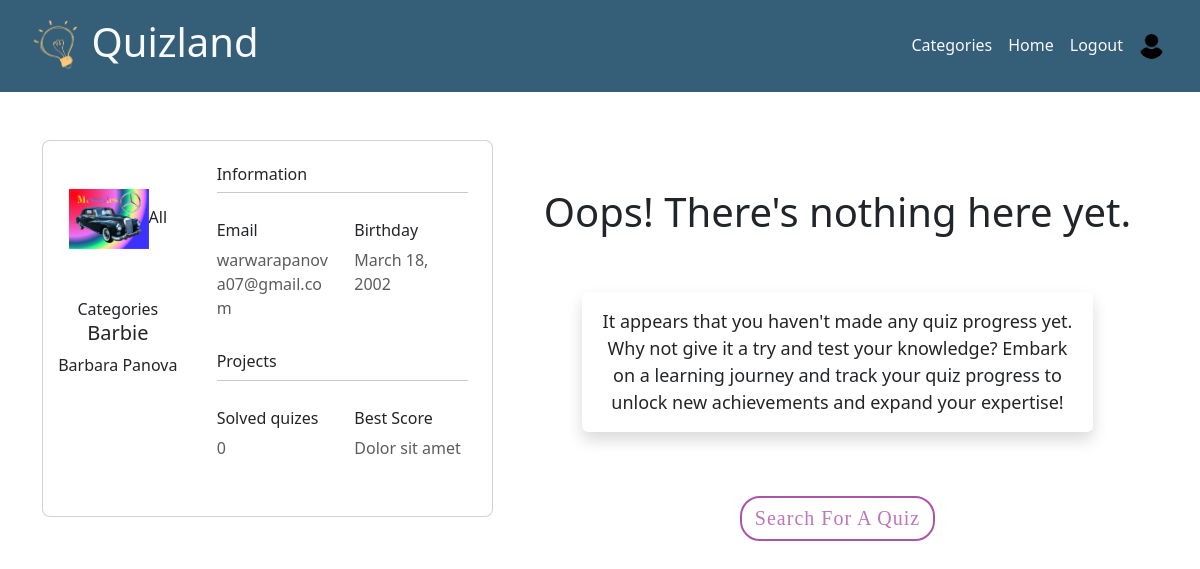
Page /progress/ (signed in) on the earlier database version.
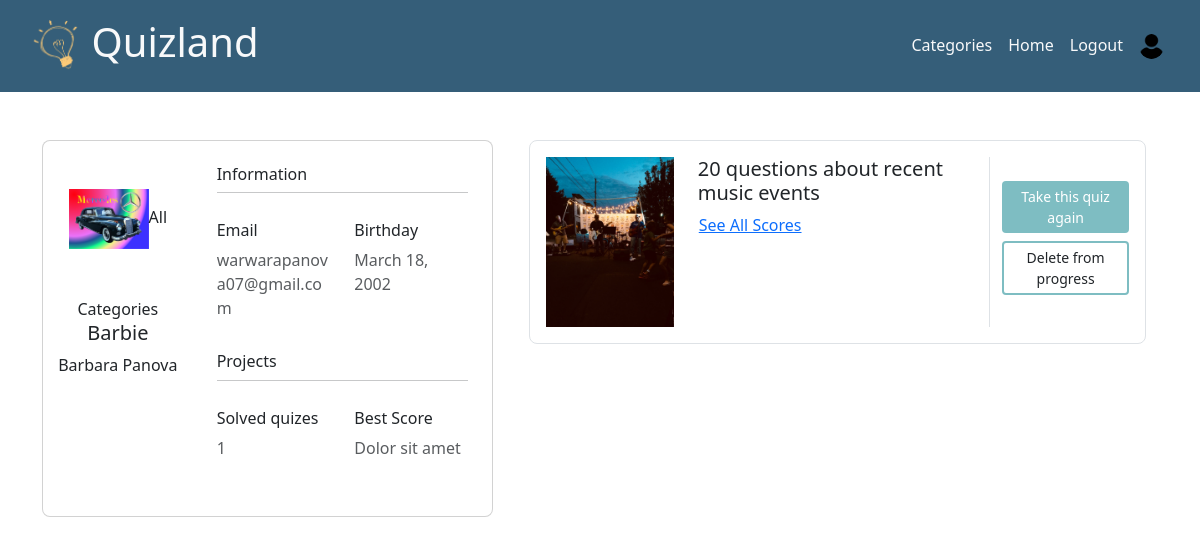
Same page on the later database version.
### core/models.py (models this page shows, shortened)
class UserInfo(models.Model):
    user=models.OneToOneField(User,on_delete=models.CASCADE,null=True,default=uuid.uuid1)
    profile_pic=models.ImageField(upload_to='images/profile_pictures/',blank=True,null=True,default='images/profile_pictures/user.png')
    birthday_date=models.DateField(null=True)

### category/models.py (models this page shows, shortened)
class Quiz(models.Model):
    quiz_name=models.CharField(max_length=150,blank=True,null=True)
    desc=models.CharField(max_length=200,blank=True,null=True)
    category=models.ForeignKey(Categories,on_delete=models.CASCADE,null=True)
    url=models.SlugField(unique=True,blank=True,null=True)
    img=models.ImageField(upload_to='images/quiz/',blank=True,null=True)

### core/views.py (the view, shortened to what this page needs)
# urls.py: path("progress/",views.progress,name='progress'),
@login_required
def progress(request):
    quiz_res=upd_info(request)
    amount=len(quiz_res)
    additional_info=UserInfo.objects.get(user=request.user)
    if request.method=='GET':
        profile_user=UserInfo.objects.get(user__id=request.user.id)
        form=ProfileForm(request.POST or None, request.FILES or None, instance=profile_user)
        return render(request,'core/progress.html',context={'quiz_res':quiz_res,'amount':amount,'info':additional_info,'form':form})

### core/views.py (called while the page is built)
def upd_info(request):
    id=request.user.id
    scores=Scores.objects.filter(user_id=request.user)
    quiz_res={}
    for s in scores:
        quiz=Quiz.objects.get(pk=s.quiz_id.id)
        if s.quiz_id not in quiz_res.keys():
            quiz_res[quiz]=[]
            quiz_res[quiz].append(s)
        else:
            quiz_res[quiz].append(s)
    return quiz_res

### core/templates/core/progress.html (shortened to what this page needs)
{% extends 'core/header.html' %}
{% load static %}
{% block content %}
<div class="container">
  <div class="row">
    <div class="col-5 py-5">
              <div class="card mb-3" style="border-radius: .5rem;">
                <div class="row g-0">
                  <div class="col-md-4 gradient-custom text-center "
                    style="border-top-left-radius: .5rem; border-bottom-left-radius: .5rem;">
  <img type="button"
      hx-post="{% url 'progress' %}"
      hx-target='#results'
      hx-trigger="click"
      name="btnChangePicture"
      src="{{info.profile_pic.url}}"
      alt="Avatar" class="img-fluid my-5"
      style="width: 80px;">All Categories</button>
                      <h5>{{request.user.username}} </h5>
                    <p>{{request.user.first_name}} {{request.user.last_name}}</p>
                                      </div>
                  <div class="col-md-8">
                    <div class="card-body p-4">
                      <h6>Information</h6>
                      <hr class="mt-0 mb-4">
                      <div class="row pt-1">
                        <div class="col-6 mb-3">
                          <h6>Email</h6>
                          <p class="text-muted">{{request.user.email}}</p>
                        </div>
                        <div class="col-6 mb-3">
                          <h6>Birthday</h6>
                          <p class="text-muted">{{info.birthday_date}}</p>
                        </div>
                      </div>
                      <h6>Projects</h6>
                <hr class="mt-0 mb-4">
                <div class="row pt-1">
                  <div class="col-6 mb-3">
                    <h6>Solved quizes</h6>
                    <p class="text-muted">{{amount}}</p>
                  </div>
                  <div class="col-6 mb-3">
                    <h6>Best Score</h6>
                    <p class="text-muted">Dolor sit amet</p>
                  </div>
                </div>
                    </div>
                  </div>
          </div>
        </div>
   </div>
    <div class="col-7">
      <div class="container py-5">
        {% if quiz_res.items %}
          {% for key, values in quiz_res.items %}
          <div class="row justify-content-center mb-3">
              <div class="col-12">
                <div class="card shadow-0 border rounded-3">
                  <div class="card-body">
                    <div class="row">
                      <div class="col-md-12 col-lg-3 col-xl-3 mb-4 mb-lg-0">
                        <div class="bg-image hover-zoom ripple rounded ripple-surface">
                          <img src="{{key.img.url}}" alt="{{key.img}}"
                            class="w-100" />
                        </div>
                      </div>
                      <div class="col-md-6 col-lg-6 col-xl-6">
                        <h5>{{key.quiz_name}}</h5>
                      <ul class="nav nav-list">
                          <li>
                              <a href="#" data-toggle="collapse" data-target="#toggle">See All Scores</a>
                          </li>
                      </ul>
                      </div>
                      <div class="col-md-6 col-lg-3 col-xl-3 border-sm-start-none border-start">
                        <form method="POST" class="d-flex flex-column mt-4">
                          <a href="http://127.0.0.1:8000/categories/category/{{key.category.name}}/quiz/{{key.url}}" class="btn btn-sm" style="background-color: #7ebdc2; color: white;">Take this quiz again</a>
                          <button name="quizID" value="{{key.id}}" class="btn btn-sm mt-2" style="border: 2px solid; border-color: #7ebdc2;" type="submit">
                            Delete from progress
                          </button>
                        </form>
                      </div>
                    </div>
                  </div>
                </div>
              </div>
            </div>
          {% endfor %}
          {% else %}
          <div class="d-flex justify-content-center mt-5">
            <h1>Oops! There's nothing here yet.</h1>
          </div>
            <div class="row justify-content-center mb-3 mt-5 rounded" style="border-radius: 10px;">
              <div class="col-md-12 col-xl-10">
                <p class="lead text-center shadow p-3 mb-5 bg-white rounded" style="font-size: 1.5vw;border-radius: 10px;"><b>It appears that you haven't made any quiz progress yet. Why not give it a try and test your knowledge? Embark on a learning journey and track your quiz progress to unlock new achievements and expand your expertise!</b></p>
              </div>
            </div>
            <div class="d-flex justify-content-center mt-2">
              <a  href="http://127.0.0.1:8000/categories/">
              <button type="button" class="btn btn-primary w-100 btn-lg btn-block" style="font-size: 20px; padding: 13px;"
                  >Search For A Quiz</button>
                </a>
            </div>
          {% endif %}
      </div>
    </div>
  </div>
</div>
{% endblock %}

### core/templates/core/header.html (shortened to what this page needs)
<!DOCTYPE html>
<html lang="en">
<head>
    {% load bootstrap5 %}
    {% bootstrap_css %}
    {% load static %}
<link rel="stylesheet" href="{% static 'css/styles.css' %}" />
    <link rel="stylesheet" href="http://netdna.bootstrapcdn.com/font-awesome/4.0.3/css/font-awesome.min.css">
  </head>
<body>
  <nav style="background-color: #355e79;" class="navbar navbar-expand-lg navbar-scroll p-3">
    <div class="container-fluid">
      <img src="{% static 'images/logo.png' %}" height="60" alt="" /><h1 class="text-light"><a class="text-light text-decoration-none" href="http://127.0.0.1:8000/">Quizland</a></h1>
      <div
      class="collapse navbar-collapse"
      mdbCollapse
      #rightAligned="mdbCollapse">
      <ul class="navbar-nav ms-auto mb-2 mb-lg-0">
        <li class="nav-item active">
          <a class="nav-link text-light" aria-current="page" href="/categories">Categories</a>
        </li>
        <li class="nav-item">
          <a class="nav-link text-light" aria-current="page" href="/">Home</a>
        </li>
        <li class="nav-item">
          <a class="nav-link text-light" aria-current="page" href="/logout">Logout</a>
        </li>
        <li class="nav-item">
          <a class="nav-link ps-2" href="/progress">
            <img class="rounded-circle" height="25" alt="avatar1" src="{% static 'images/user.png' %}" />
          </a>
        </li>
      </ul>
    </div>
    </div>
  </nav>
{% block content%}
{% endblock %}
</body>
</html>

Differences in the rows shown:
now on this page (row edited): Quiz: img (picture), quiz_name "20 questions about recent music events", {{ key.id }} 1 (drawn)
Other differences:
{{ amount }}: "0" → "1"
text no longer shown: "Oops! There's nothing here yet. It appears that you haven't made any quiz progress yet. Why not give it a try and test your knowledge? Embark on a learning journey and track your quiz progress to unlock new achievements and expand your expertise! Search For A Quiz"
